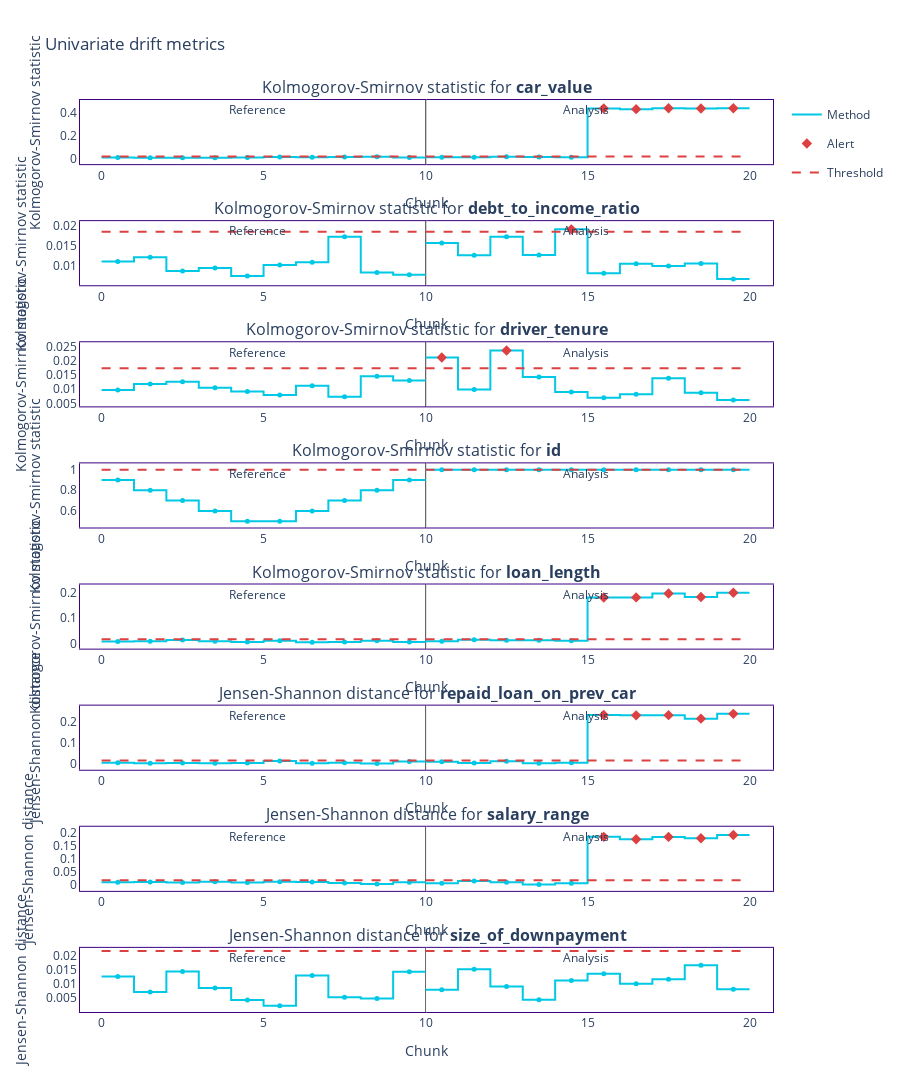

Here is the notebook cell this chart was saved with:
### Code cell
fig = results.plot(kind='drift')
fig.show()
